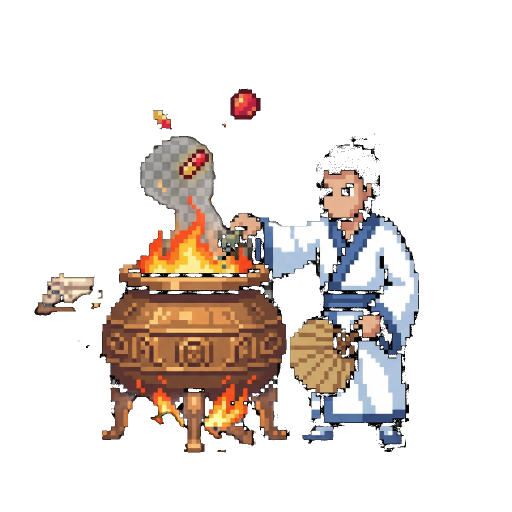
#> input picture assets/cultivator_alchemy.png, 1024 x 1024 px, found by its file name (shown at 1/2 size); its folder holds 4 pictures in this run
$ python optimize_assets.py
#> lines starting #> are read from the running program, lines starting #| are printed output that depends on the picture
from PIL import Image
import os
import sys

def optimize_images(directory):
#> called with directory = 'tools/assets'
    total_saved = 0
    print(f"Optimizing images in {directory}...")

    for filename in os.listdir(directory):
        if filename.lower().endswith(('.png', '.jpg', '.jpeg')):
            filepath = os.path.join(directory, filename)
            try:
                original_size = os.path.getsize(filepath)

                # Skip small files (< 200KB) to avoid quality loss on icons/ui elements
                if original_size < 200 * 1024:
                    print(f"Skipping {filename}: too small ({original_size/1024:.1f}KB)")
                    continue

                with Image.open(filepath) as img:
                    # Resize if too large (PetWindow max display is around 200x200, so 512 is plenty for HighDPI)
#> img is the input picture: PIL image 1024x1024 RGBA; mean R, G, B, A 230.7, 223.2, 218.9, 60.2
                    if img.width > 512 or img.height > 512:
                        print(f"Resizing {filename} from {img.size} to (512, 512) max")
#| Resizing cultivator_alchemy.png from (1024, 1024) to (512, 512) max
                        img.thumbnail((512, 512), Image.Resampling.LANCZOS)
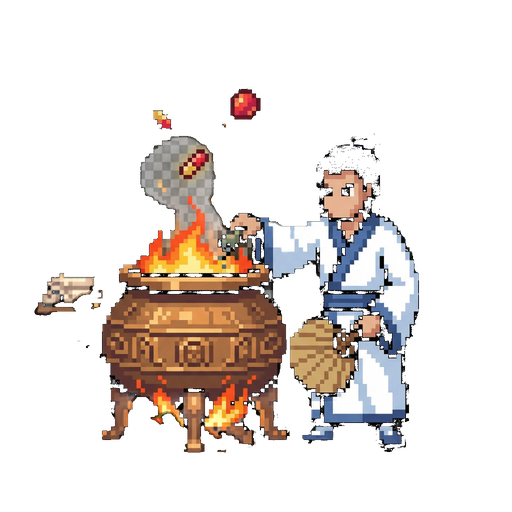
#> img: PIL image 512x512 RGBA; mean R, G, B, A 38, 30.3, 25.9, 60.2; transparent parts drawn white

                    # Optimize content
                    # Identify if image has transparency
                    if img.mode in ('RGBA', 'LA') or (img.mode == 'P' and 'transparency' in img.info):
                        # For PNGs with transparency, we can use optimize=True
                        img.save(filepath, optimize=True, quality=85)
                    else:
                        img.save(filepath, optimize=True, quality=85)

                new_size = os.path.getsize(filepath)
                saved = original_size - new_size
                total_saved += saved

                print(f"Optimized {filename}: {original_size/1024:.1f}KB -> {new_size/1024:.1f}KB (Saved {saved/1024:.1f}KB)")

            except Exception as e:
                print(f"Error optimizing {filename}: {e}")
#> pass 2 of the loop in optimize_images, `for filename in os.listdir(directory):`:
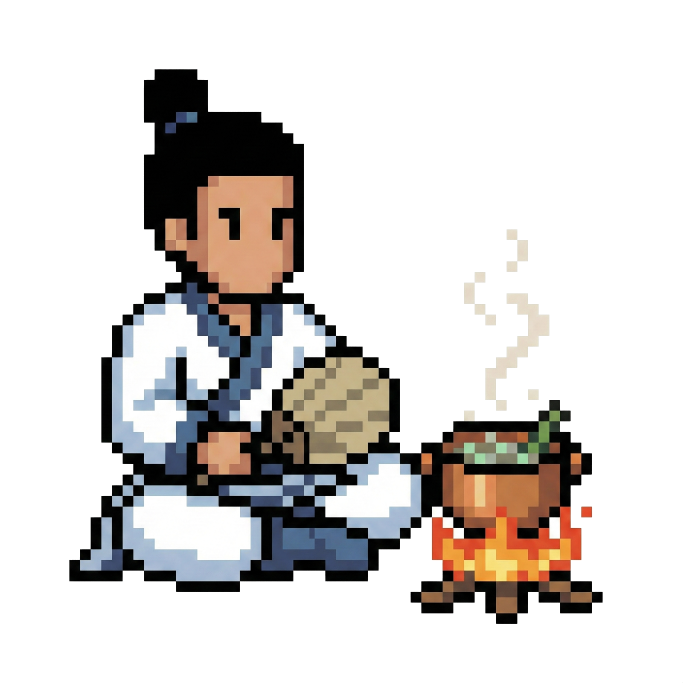
#> input picture assets/cultivator_alchemy_low.png, 2048 x 2048 px, found by its file name (shown at 1/3 size)
#> in optimize_images, img is the input picture: PIL image 2048x2048 RGBA; mean R, G, B, A 36.7, 33.3, 31, 77.9
#| Resizing cultivator_alchemy_low.png from (2048, 2048) to (512, 512) max
#> in optimize_images, `img.thumbnail((512, 512), Image.Resampling.LANCZOS)`:
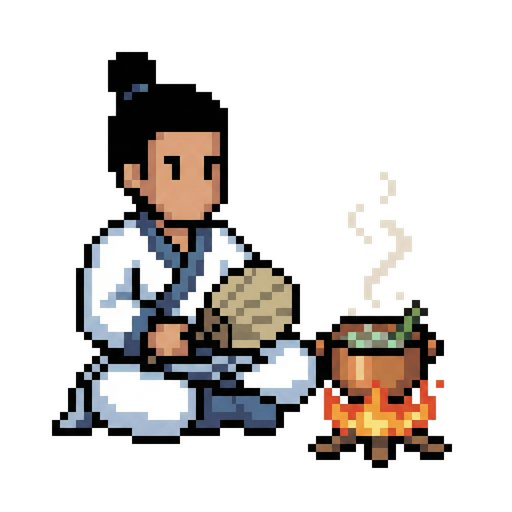
#> img: PIL image 512x512 RGBA; mean R, G, B, A 38.9, 35.4, 33.1, 77.9; transparent parts drawn white
#> pass 3 of the loop in optimize_images, `for filename in os.listdir(directory):`:
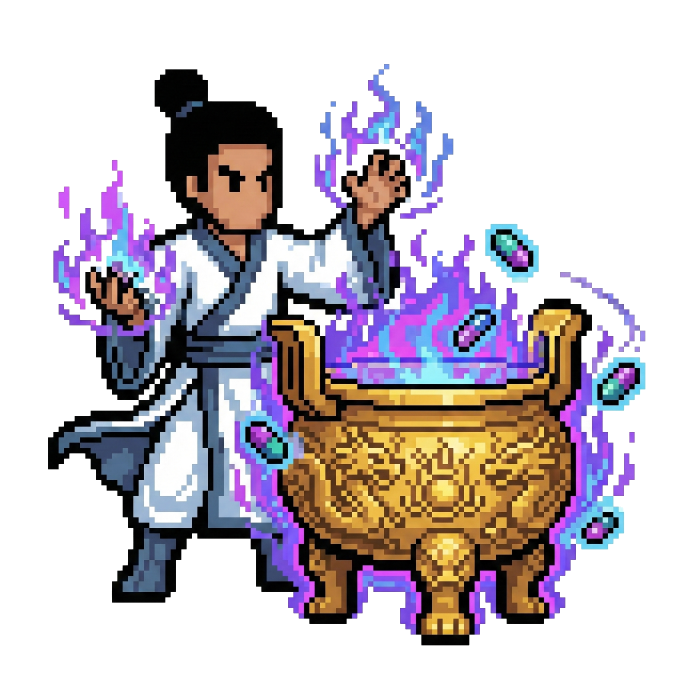
#> input picture assets/cultivator_alchemy_mid.png, 2048 x 2048 px, found by its file name (shown at 1/3 size)
#> in optimize_images, img is the input picture: PIL image 2048x2048 RGBA; mean R, G, B, A 55.4, 47, 53.9, 113.7
#| Resizing cultivator_alchemy_mid.png from (2048, 2048) to (512, 512) max
#> in optimize_images, `img.thumbnail((512, 512), Image.Resampling.LANCZOS)`:
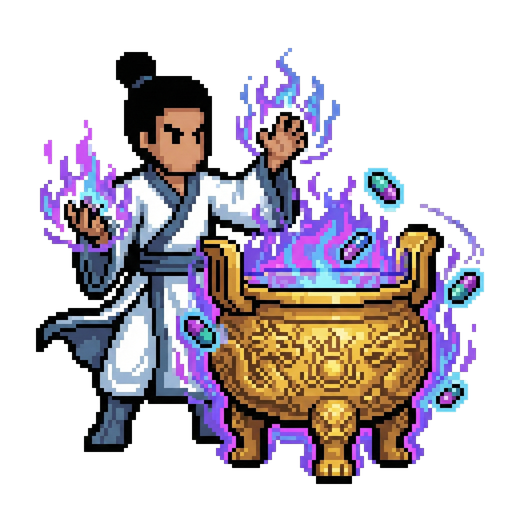
#> img: PIL image 512x512 RGBA; mean R, G, B, A 59, 49.9, 58.3, 113.7; transparent parts drawn white
#> the loop made 4 passes; the first 3 are shown

    print(f"\nTotal space saved: {total_saved / (1024*1024):.2f} MB")

if __name__ == "__main__":
    assets_dir = os.path.join(os.getcwd(), 'assets')
    if len(sys.argv) > 1:
        assets_dir = sys.argv[1]

    if not os.path.exists(assets_dir):
        print(f"Directory {assets_dir} not found!")
        sys.exit(1)

    optimize_images(assets_dir)
